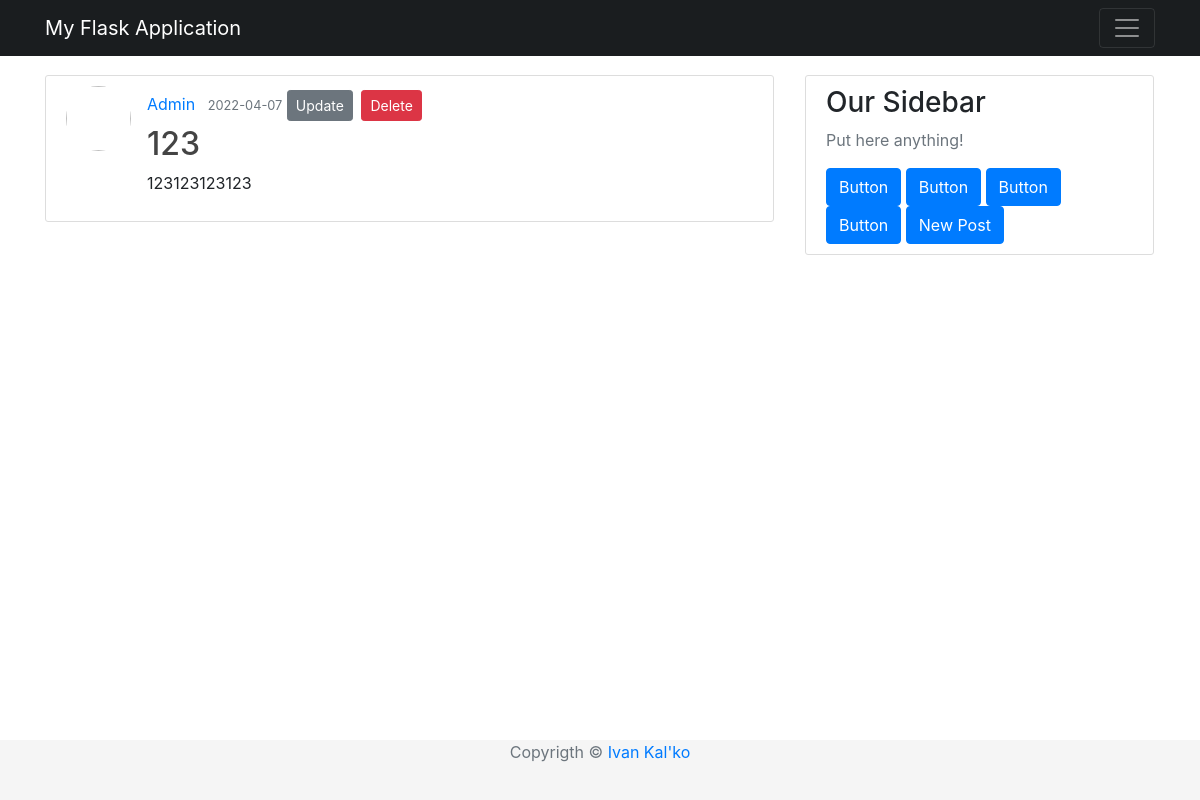
Page /post/2 (signed in) on the committed database.
### app/models/user.py (models this page shows, shortened)
class User(UserMixin, db.Model):
    __tablename__ = "users"
    id = db.Column(db.Integer, primary_key=True)
    username = db.Column(db.String(64), unique=True, nullable=False)
    password_hash = db.Column(db.String(128), nullable=False)
    email = db.Column(db.String(120), nullable=False, unique=True)
    image_file = db.Column(db.String(20), nullable=False, default="default.png")
    join_date = db.Column(db.DateTime, nullable=False, default=datetime.utcnow)
    posts = db.relationship('Post', backref='author', lazy=True)

### app/models/post.py (models this page shows, shortened)
class Post(db.Model):
    __tablename__ = "posts"
    id = db.Column(db.Integer, primary_key=True)
    title = db.Column(db.String(100), nullable=False)
    timestamp = db.Column(db.DateTime, nullable=False, default=datetime.utcnow)
    content = db.Column(db.Text, nullable=False)
    user_id = db.Column(db.Integer, db.ForeignKey("users.id"), nullable=False)

### app/routes/post.py (the view)
@app.route('/post/<int:id>')
@login_required
def post(id:int):
    post = Post.query.get_or_404(id)
    return render_template('post.html', title=post.title, post=post)

### app/models/user.py (called while the page is built)
@login.user_loader
def load_user(id:int) -> User:
    return User.query.get(int(id))

### app/templates/post.html (shortened to what this page needs)
{% extends "base.html" %}
{% block content %}
    <article class="media content-section">
        <img class="rounded-circle article-img" srs = "{{ url_for('static', filename='images/profiles/' + post.author.image_file) }}">
        <div class="media-body">
            <div class="article-metadata">
                <a class="mr-2" href="{{ url_for('user_public', username=post.author.username )}}">{{ post.author.username }}</a>
                <small class="text-muted">{{ post.timestamp.strftime('%Y-%m-%d') }}</small>
            {% if post.author == current_user %}
                <a class="btn btn-secondary btn-sm mt-1mb-1" href="{{ url_for('edit_post', id=post.id)}}">Update</a>
                <button type="button" class="btn btn-danger btn-sm m-1" data-toggle="modal" data-target="#deleteModal">Delete</button>
            {% endif %}
            </div>
            <h2 class="article-title">{{ post.title }}</h2>
            <p class="article-content">{{ post.content }}</p>
        </div>
    </article>
{% endblock %}

### app/static/css/base.css (style rules this page uses)
body { background: #fafafa; color: #333333; margin-top: 5rem; }
h1, h2, h3, h4, h5, h6 { color : #444444; }
.content-section { background: #ffffff; padding: 10px 20px; border: 1px solid #dddddd; border-radius: 3px; margin-right: 1px; margin-top: 75px; margin-bottom: 50px; }
.article-title { color: #444444; }
.article-content { white-space: pre-line; }
.article-img { height: 65px; width: 65px; margin-right: 16px; }
html * { -webkit-font-smoothing: antialiased; -moz-osx-font-smoothing: grayscale; }
button, input, optgroup, select, textarea { margin: 0; font-family: inherit; font-size: inherit; line-height: inherit; }
body { color: #67748e; font-weight: 400; line-height: 1.6; background-color: #fff; }
body { margin: 0; font-family: var(--bs-font-sans-serif); font-size: 1rem; line-height: 1.5; -webkit-text-size-adjust: 100%; -webkit-tap-highlight-color: rgba(0,0,0,0); }
:root { --bs-blue: #63b3ed; --bs-indigo: #596cff; --bs-purple: #6f42c1; --bs-pink: #d63384; --bs-red: #f56565; --bs-orange: #fd7e14; --bs-yellow: #fbd38d; --bs-green: #81e6d9; --bs-teal: #20c997; --bs-cyan: #0dcaf0; --bs-gray: #6c757d; --bs-gray-dark: #343a40; --bs-primary: #cb0c9f; --bs-secondary: #8392ab; --bs-success: #82d616; --bs-info: #17c1e8; --bs-warning: #f53939; --bs-danger: #ea0606; --bs-light: #e9ecef; --bs-dark: #252f40; --bs-white: #fff; --bs-font-sans-serif: Open Sans; --bs-font-monospace: SFMono-Regular,Menlo,Monaco,Consolas,"Liberation Mono","Courier New",monospace; --bs-gradient: linear-gradient(180deg,hsla(0,0%,100%,.15),hsla(0,0%,100%,0)); }

### rows in the picture
User: author.username "Admin"
Post: timestamp "2022-04-07", title "123", content "123123123123"
